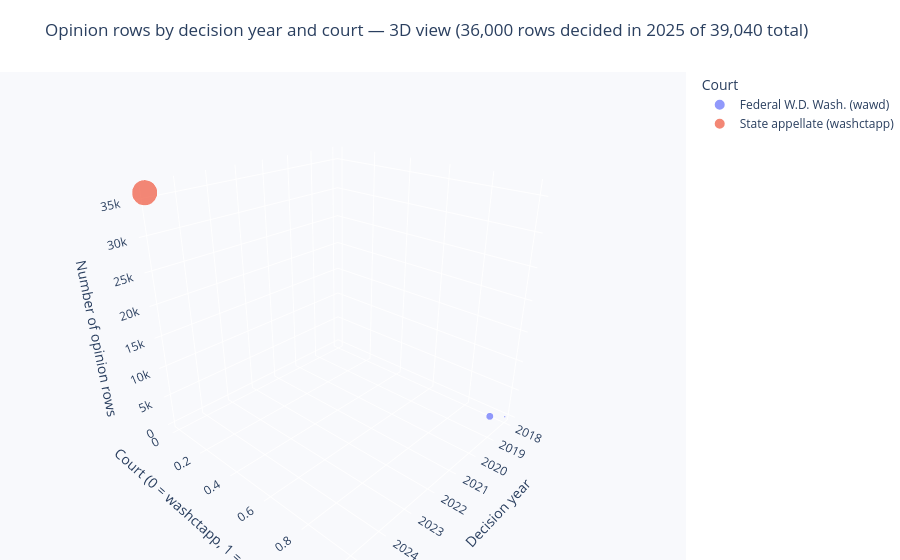
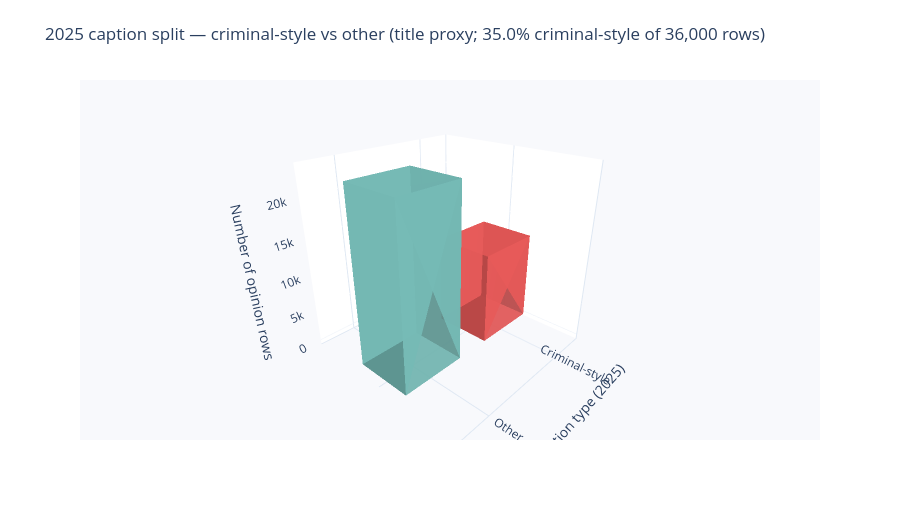
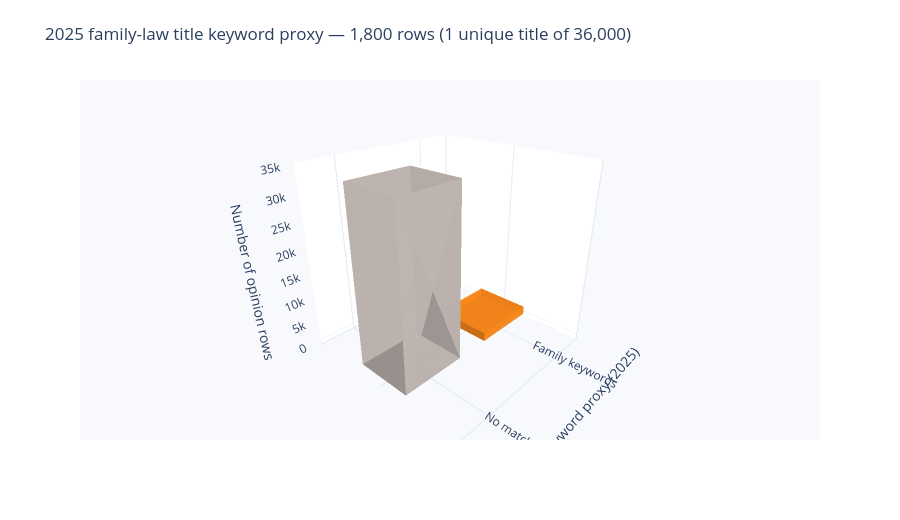

Write notebook code for charts like these, in order.
### Markdown cell above
---

## Week 6 charts — interactive 3D + static export

Three **interactive 3D** Plotly charts (rotate, zoom, hover). Each answers one trial question above. Static **PNG** and interactive **HTML** are written to this folder (`Week6_files/`).

Run the cell below after the trial-question cells (or anytime after setup).

### Code cell
# 3D charts — display in notebook and export PNG + HTML
import sys

week6_dir = Path.cwd().resolve()
if not (week6_dir / "week6_charts.py").is_file():
    week6_dir = week6_dir.parent
if str(week6_dir) not in sys.path:
    sys.path.insert(0, str(week6_dir))

import week6_charts as w6

chart_df = w6.load_df()
fig1 = w6.chart1_opinions_by_year_court_3d(chart_df)
fig2 = w6.chart2_2025_criminal_vs_other_3d(chart_df)
fig3 = w6.chart3_2025_family_keyword_3d(chart_df)

for label, fig in [
    ("Chart 1 — year × court (trial Q1)", fig1),
    ("Chart 2 — criminal vs other 2025 (trial Q4)", fig2),
    ("Chart 3 — family keywords 2025 (trial Q2)", fig3),
]:
    print(label)
    fig.show()

w6.export_all()
print(f"\nExports saved under: {w6.OUT_DIR.resolve()}")

### Figure 1 — Plotly figure (JSON) as saved in the notebook; plotly's stock layout.template omitted (floating-point values rounded to 4 significant figures)
{"data": [{"customdata": [["wawd"], ["wawd"]], "hovertemplate": "court_label=Federal W.D. Wash. (wawd)<br>year=%{x}<br>opinion_rows=%{marker.size}<br>court_id=%{customdata[0]}<extra></extra>", "legendgroup": "Federal W.D. Wash. (wawd)", "marker": {"color": "#636efa", "size": [152, 2888], "sizemode": "area", "sizeref": 20.41, "symbol": "circle"}, "mode": "markers", "name": "Federal W.D. Wash. (wawd)", "scene": "scene", "showlegend": true, "type": "scatter3d", "x": [2018, 2019], "y": [1.0, 1.0], "z": [152, 2888]}, {"customdata": [["washctapp"]], "hovertemplate": "court_label=State appellate (washctapp)<br>year=%{x}<br>opinion_rows=%{marker.size}<br>court_id=%{customdata[0]}<extra></extra>", "legendgroup": "State appellate (washctapp)", "marker": {"color": "#EF553B", "size": [36000], "sizemode": "area", "sizeref": 20.41, "symbol": "circle"}, "mode": "markers", "name": "State appellate (washctapp)", "scene": "scene", "showlegend": true, "type": "scatter3d", "x": [2025], "y": [0.0], "z": [36000]}], "layout": {"height": 560, "legend": {"itemsizing": "constant", "title": {"text": "Court"}, "tracegroupgap": 0}, "margin": {"b": 0, "l": 0, "r": 0, "t": 72}, "scene": {"bgcolor": "rgb(248,249,252)", "camera": {"eye": {"x": 1.45, "y": 1.35, "z": 0.95}}, "domain": {"x": [0, 1], "y": [0, 1]}, "xaxis": {"backgroundcolor": "rgb(248,249,252)", "gridcolor": "white", "showbackground": true, "title": {"text": "Decision year"}}, "yaxis": {"backgroundcolor": "rgb(248,249,252)", "gridcolor": "white", "showbackground": true, "title": {"text": "Court (0 = washctapp, 1 = wawd)"}}, "zaxis": {"backgroundcolor": "rgb(248,249,252)", "gridcolor": "white", "showbackground": true, "title": {"text": "Number of opinion rows"}}}, "title": {"text": "Opinion rows by decision year and court — 3D view (36,000 rows decided in 2025 of 39,040 total)"}}}

### Figure 2 — Plotly figure (JSON) as saved in the notebook; plotly's stock layout.template omitted (floating-point values rounded to 4 significant figures)
{"data": [{"color": "#E45756", "flatshading": true, "hoverinfo": "text", "hovertext": "Criminal-style title (State of Washington v. …)<br>12,600 opinion rows", "i": [7, 0, 0, 0, 4, 4, 6, 1, 4, 0, 3, 6], "j": [3, 4, 1, 2, 5, 6, 5, 2, 0, 1, 6, 7], "k": [0, 7, 2, 3, 6, 7, 1, 6, 5, 5, 7, 2], "opacity": 0.92, "showscale": false, "type": "mesh3d", "x": [-0.325, 0.325, 0.325, -0.325, -0.325, 0.325, 0.325, -0.325], "y": [-0.325, -0.325, 0.325, 0.325, -0.325, -0.325, 0.325, 0.325], "z": [0, 0, 0, 0, 12600, 12600, 12600, 12600]}, {"color": "#72B7B2", "flatshading": true, "hoverinfo": "text", "hovertext": "Other captions<br>23,400 opinion rows", "i": [7, 0, 0, 0, 4, 4, 6, 1, 4, 0, 3, 6], "j": [3, 4, 1, 2, 5, 6, 5, 2, 0, 1, 6, 7], "k": [0, 7, 2, 3, 6, 7, 1, 6, 5, 5, 7, 2], "opacity": 0.92, "showscale": false, "type": "mesh3d", "x": [0.675, 1.325, 1.325, 0.675, 0.675, 1.325, 1.325, 0.675], "y": [-0.325, -0.325, 0.325, 0.325, -0.325, -0.325, 0.325, 0.325], "z": [0, 0, 0, 0, 23400, 23400, 23400, 23400]}], "layout": {"height": 520, "margin": {"t": 80}, "scene": {"bgcolor": "rgb(248,249,252)", "camera": {"eye": {"x": 1.45, "y": 1.35, "z": 0.95}}, "xaxis": {"tickmode": "array", "ticktext": ["Criminal-style", "Other"], "tickvals": [0, 1], "title": {"text": "Caption type (2025)"}}, "yaxis": {"range": [-1, 1], "showticklabels": false, "title": {"text": ""}}, "zaxis": {"backgroundcolor": "rgb(248,249,252)", "gridcolor": "white", "showbackground": true, "title": {"text": "Number of opinion rows"}}}, "title": {"text": "2025 caption split — criminal-style vs other (title proxy; 35.0% criminal-style of 36,000 rows)"}}}

### Figure 3 — Plotly figure (JSON) as saved in the notebook; plotly's stock layout.template omitted (floating-point values rounded to 4 significant figures)
{"data": [{"color": "#F58518", "flatshading": true, "hoverinfo": "text", "hovertext": "Family-related keywords<br>1,800 rows", "i": [7, 0, 0, 0, 4, 4, 6, 1, 4, 0, 3, 6], "j": [3, 4, 1, 2, 5, 6, 5, 2, 0, 1, 6, 7], "k": [0, 7, 2, 3, 6, 7, 1, 6, 5, 5, 7, 2], "opacity": 0.92, "showscale": false, "type": "mesh3d", "x": [-0.325, 0.325, 0.325, -0.325, -0.325, 0.325, 0.325, -0.325], "y": [-0.325, -0.325, 0.325, 0.325, -0.325, -0.325, 0.325, 0.325], "z": [0, 0, 0, 0, 1800, 1800, 1800, 1800]}, {"color": "#BAB0AC", "flatshading": true, "hoverinfo": "text", "hovertext": "No keyword match<br>34,200 rows", "i": [7, 0, 0, 0, 4, 4, 6, 1, 4, 0, 3, 6], "j": [3, 4, 1, 2, 5, 6, 5, 2, 0, 1, 6, 7], "k": [0, 7, 2, 3, 6, 7, 1, 6, 5, 5, 7, 2], "opacity": 0.92, "showscale": false, "type": "mesh3d", "x": [0.675, 1.325, 1.325, 0.675, 0.675, 1.325, 1.325, 0.675], "y": [-0.325, -0.325, 0.325, 0.325, -0.325, -0.325, 0.325, 0.325], "z": [0, 0, 0, 0, 34200, 34200, 34200, 34200]}], "layout": {"height": 520, "margin": {"t": 80}, "scene": {"bgcolor": "rgb(248,249,252)", "camera": {"eye": {"x": 1.45, "y": 1.35, "z": 0.95}}, "xaxis": {"tickmode": "array", "ticktext": ["Family keywords", "No match"], "tickvals": [0, 1], "title": {"text": "Title keyword proxy (2025)"}}, "yaxis": {"range": [-1, 1], "showticklabels": false, "title": {"text": ""}}, "zaxis": {"backgroundcolor": "rgb(248,249,252)", "gridcolor": "white", "showbackground": true, "title": {"text": "Number of opinion rows"}}}, "title": {"text": "2025 family-law title keyword proxy — 1,800 rows (1 unique title of 36,000)"}}}
